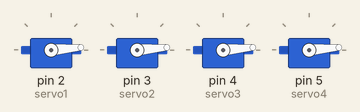
Simulated run of this sketch. Board: Arduino Uno, built with avr-gcc and run on an emulated ATmega328P. On the bench: 4 × servo.

Above: at 0.1 s.
At 1.0 s:
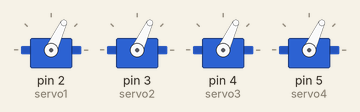
At 1.6 s:
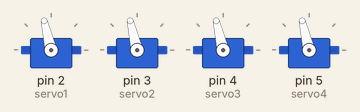
At 2.1 s:
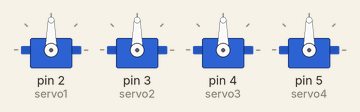
Timing chart, 0 to 3.6 s (numbered marks = the images above):
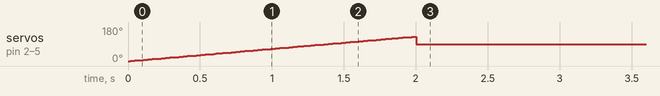

The sketch:

four_servo_control.ino
```cpp
#include <Servo.h>

Servo servo1;
Servo servo2;
Servo servo3;
Servo servo4;

void setup() {
  servo1.attach(2);
  servo2.attach(3);
  servo3.attach(4);
  servo4.attach(5);

  unsigned long startTime = millis();

  while (millis() - startTime < 2000) {

    for (int pos = 0; pos <= 180 && millis() - startTime < 2000; pos++) {
      servo1.write(pos);
      servo2.write(pos);
      servo3.write(pos);
      servo4.write(pos);
      delay(15);
    }

    for (int pos = 180; pos >= 0 && millis() - startTime < 2000; pos--) {
      servo1.write(pos);
      servo2.write(pos);
      servo3.write(pos);
      servo4.write(pos);
      delay(15);
    }
  }

  servo1.write(90);
  servo2.write(90);
  servo3.write(90);
  servo4.write(90);
}

void loop() {
}
```
